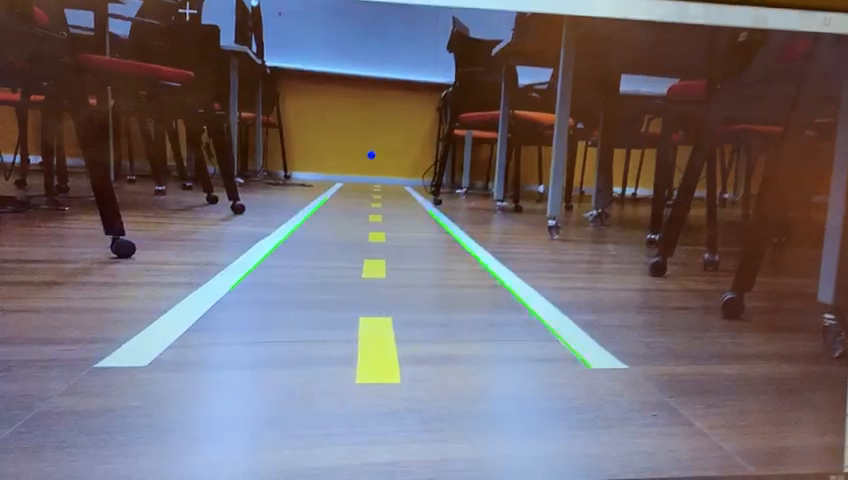
#> input picture frame 32 of VideoItem1.mp4, 848 x 480 px, given in place of video1.mp4, which was not available
$ python MEU_CODIGO.py
#> lines starting #> are read from the running program, lines starting #| are printed output that depends on the picture; after the words box and inside, x2 and y2 are one past the last pixel; in counts of white or black regions, pixels touching at a corner belong together; pictures that were not available may be replaced by others from this repository, and a replacement may not be noted
# -*- coding: utf-8 -*-
"""
Created on Mon Mar  2 14:27:31 2020

@author: Fernando
"""

#Alunos: Fernando Fincatti, Ellen Shen e Gabriela Boriero
#Retas e ponto de fuga

import cv2
import numpy as np
import math
import itertools


def eq_reta(x1,x2,y1,y2):
    m= (y2-y1)/(x2-x1)
    h = y1 - m * x1
    y = m * x2 - m* x1 + y1
    return [m,h,y]

def intersec(m1, m2, h1, h2):
    Xi= (h2-h1)/(m1-m2)
    Yi = m1*Xi +h1
    return [Xi, Yi]

def def_angulo(x1,x2,y1,y2):
    termoy = abs(y1-y2)
    termox = abs(x1-x2)
    angulo = math.atan2(termoy,termox)
    angulo = math.degrees(angulo)
    return angulo

def fixa_y(lista_de_retas,y_travado):
    for reta in lista_de_retas:
        m = eq_reta(reta[0],reta[2],reta[1],reta[3])[0]
        x = y_travado - reta[1]+m*reta[0]
        reta.append(x)
    return lista_de_retas


cap = cv2.VideoCapture("video1.mp4")
cap.set(cv2.CAP_PROP_FRAME_WIDTH, 640)
cap.set(cv2.CAP_PROP_FRAME_HEIGHT, 480)

while(True):
    # Capture frame-by-frame
    ret, frame = cap.read()
#> frame is the input picture: shape (480, 848, 3); mean B, G, R 111.8, 105.8, 112.9

    if ret == False:
        print("Codigo de retorno FALSO - problema para capturar o frame")

    #hsv = cv2.cvtColor(frame, cv2.COLOR_BGR2HSV)

    cor_menor = np.array([200, 200, 200])
    cor_maior = np.array([255, 255, 255])
    mascara = cv2.inRange(frame, cor_menor, cor_maior)
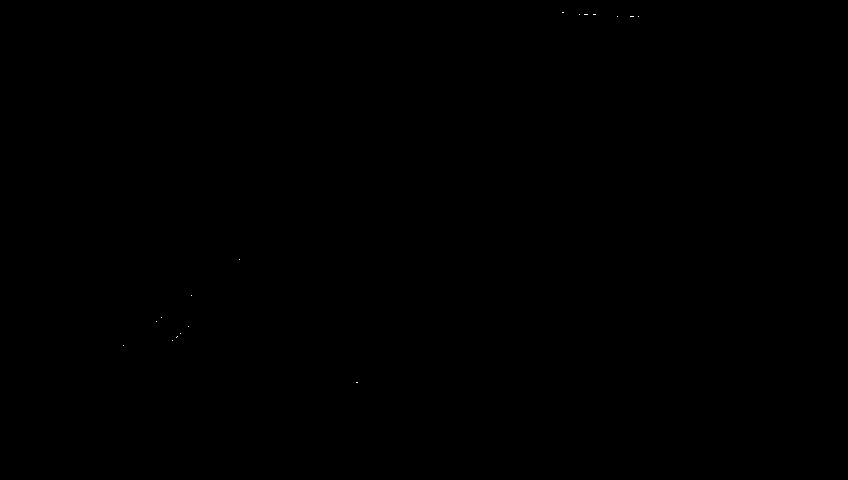
#> mascara: shape (480, 848); 0.01% white in thin lines or dots, all inside (x1, y1, x2, y2) = (123, 12, 639, 383)

    img_1 = cv2.bitwise_or(frame, frame, mask=mascara)
    img_cinza = cv2.cvtColor(img_1, cv2.COLOR_BGR2GRAY)

    #img_cinza = cv2.cvtColor(img,cv2.COLOR_BGR2GRAY)

    edges = cv2.Canny(img_cinza,50,100)
#> edges: shape (480, 848); 0.03% white in thin lines or dots, all inside (x1, y1, x2, y2) = (122, 11, 640, 384)

    comprimento_minimo = 110
    comprimento_maximo = 120


    ang_vertical = def_angulo(0,0,10,20)
    lines=[]
    lines = cv2.HoughLinesP(image=edges,rho=1,theta=np.pi/180,threshold=50,
                            minLineLength=comprimento_minimo, maxLineGap=comprimento_maximo)
#> lines = None

    angulos = []
    if lines is not None:
        for l in lines:
            for x1, y1, x2, y2 in list(l):
                angulo = def_angulo(x1, x2, y1, y2)
                angulos.append(angulo)

    # Capturar somente as retas verticais do frame
    retas_verticais = []
    for i in range(len(angulos)-1):
        if abs(angulos[i]-ang_vertical) < 50:
            l = lines[i]
            l0 =np.array(l[0]).tolist()
            x11 = l0[0]
            y11 = l0[1]
            x22 = l0[2]
            y22 = l0[3]
            reta_vertical = [x11,y11,x22,y22]
            retas_verticais.append(reta_vertical)
#> after the loop, retas_verticais = []

    #Fixar um X para calcular a distância
    retas_verticais = fixa_y(retas_verticais,150)
    distancia = []
    centro_x = int(frame.shape[0])/2
#> centro_x = 240
    maior_diferenca = 0

    #Lista de retas que serão desenhdas no frame
    finais = []
    reta_top1 = None
    #Encontrando as duas retas para serem desenhadas no frame
    if retas_verticais is not None:
        for reta1,reta2 in itertools.combinations(retas_verticais, 2):
            if abs(reta1[4]-reta2[4]) > 500 and abs(reta1[4]-reta2[4]) > maior_diferenca:
                maior_diferenca = abs(reta1[4]-reta2[4])
                reta_top1 = reta1
                reta_top2 = reta2
#> this loop made 0 passes
#> after the loop, maior_diferenca = 0
        if reta_top1 is not None:
            for reta in retas_verticais:
                if reta == reta_top1 or reta == reta_top2:
                    finais.append(reta)
                    cv2.line(frame, (int(reta[0]), reta[1]), (reta[2], reta[3]), (0, 255, 0), 3)

    #Calculando ponto de fuga
    if len(finais) > 1:
        reta_final1 = finais[0]
        reta_final2 = finais[1]

        x1_1 = reta_final1[0]
        x2_1 = reta_final1[2]
        y1_1 = reta_final1[1]
        y2_1 = reta_final1[3]

        x1_2 = reta_final2[0]
        x2_2 = reta_final2[2]
        y1_2 = reta_final2[1]
        y2_2 = reta_final2[3]

        eq_reta1 = eq_reta(x1_1,x2_1,y1_1,y2_1)
        eq_reta2 = eq_reta(x1_2,x2_2,y1_2,y2_2)

        h1 = eq_reta1[1]
        h2 = eq_reta2[1]

        m1 = eq_reta1[0]
        m2 = eq_reta2[0]

        ponto_fuga = intersec(m1,m2,h1,h2)

        # Window name in which image is displayed
        window_name = 'Image'

        # Center coordinates
        center_coordinates =(int(ponto_fuga[0]), int(ponto_fuga[1]))

        # Radius of circle
        raio = 3

        # Blue color in BGR
        color = (255, 0, 0)

        # Line thickness of 2 px
        thickness = 4


        cv2.circle(frame, center_coordinates, raio, color, thickness)
        print("ponto_fuga: ",ponto_fuga)

        cv2.imshow('color', frame)

    if cv2.waitKey(1) & 0xFF == ord('q'):
#> (key q is pressed here)
        break

# When everything done, release the capture
cap.release()
cv2.destroyAllWindows()

$ run again, starting later in the video
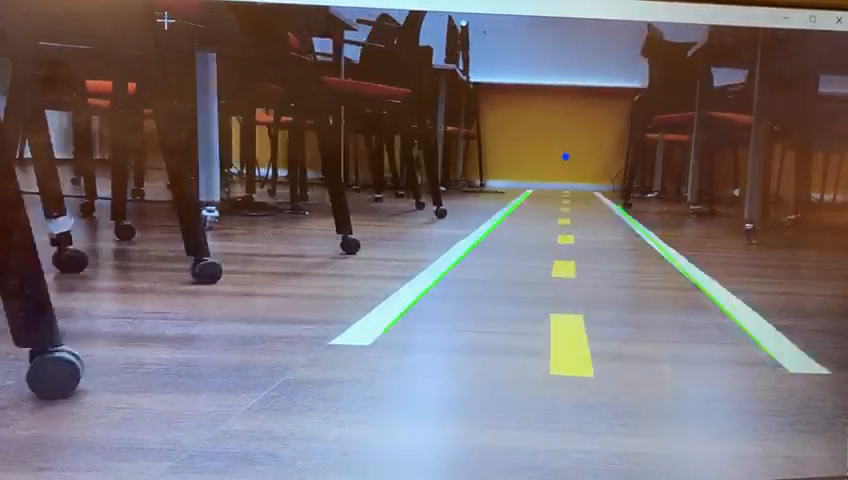
#> input picture frame 146 of VideoItem1.mp4, 848 x 480 px, given in place of video1.mp4, which was not available
#> frame is the input picture: shape (480, 848, 3); mean B, G, R 115.3, 111.5, 119.6
#> `mascara = cv2.inRange(frame, cor_menor, cor_maior)`:
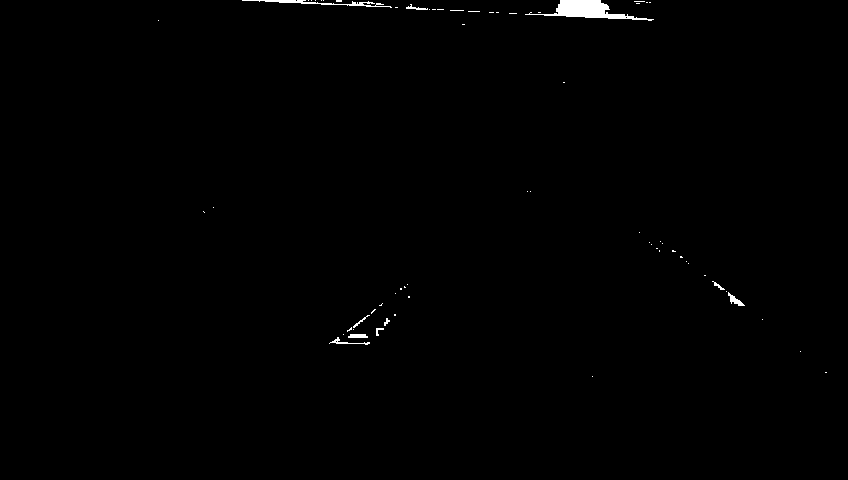
#> mascara: shape (480, 848); 0.48% white; 65 white regions (55 under 20 px), largest, box (x1, y1, x2, y2) and area: (525, 0, 654, 21) 1042, (242, 0, 392, 8) 316, (728, 292, 745, 306) 88
#> `edges = cv2.Canny(img_cinza,50,100)`:
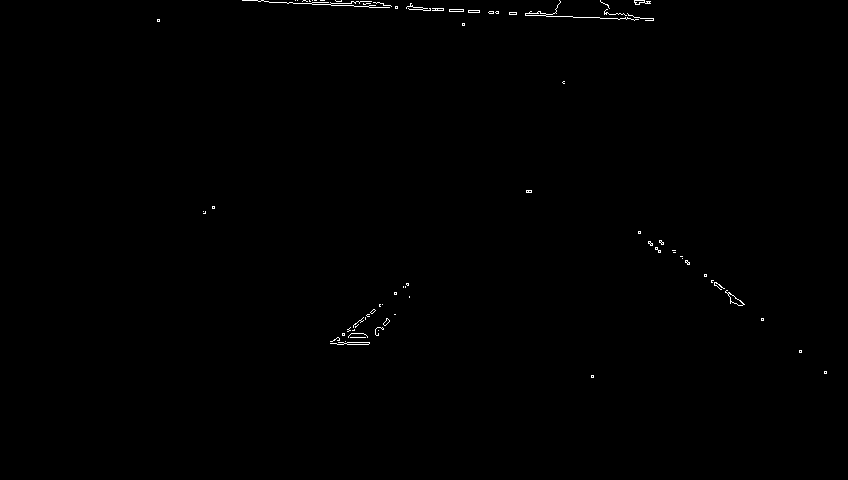
#> edges: shape (480, 848); 0.31% white in thin lines or dots, all inside (x1, y1, x2, y2) = (157, 0, 827, 378)
#> lines = [[242, 0, 634, 20], [295, 0, 653, 19], [257, 0, 653, 20]]
#> the loop `for l in lines:` made 3 passes
#> l on passes 1 to 3: [[242, 0, 634, 20]], [[295, 0, 653, 19]], [[257, 0, 653, 20]]
#> after the loop `for l in lines:`: angulos = [2.92, 3.04, 2.89]
#> retas_verticais = []
#> the loop `for i in range(len(angulos)-1):` made 2 passes
#> after the loop `for reta1,reta2 in itertools.combinations(retas_verticais, 2):`: maior_diferenca = 0

$ run again, starting later in the video
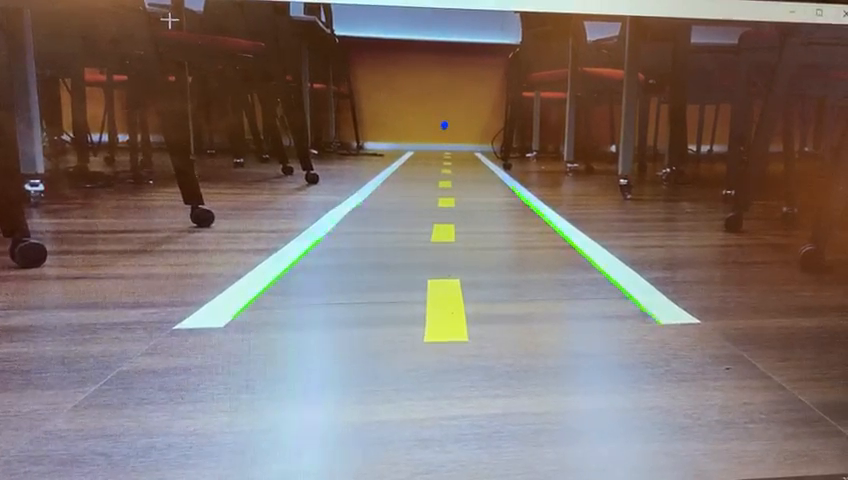
#> input picture frame 260 of VideoItem1.mp4, 848 x 480 px, given in place of video1.mp4, which was not available
#> frame is the input picture: shape (480, 848, 3); mean B, G, R 110.6, 115.3, 127.9
#> `mascara = cv2.inRange(frame, cor_menor, cor_maior)`:
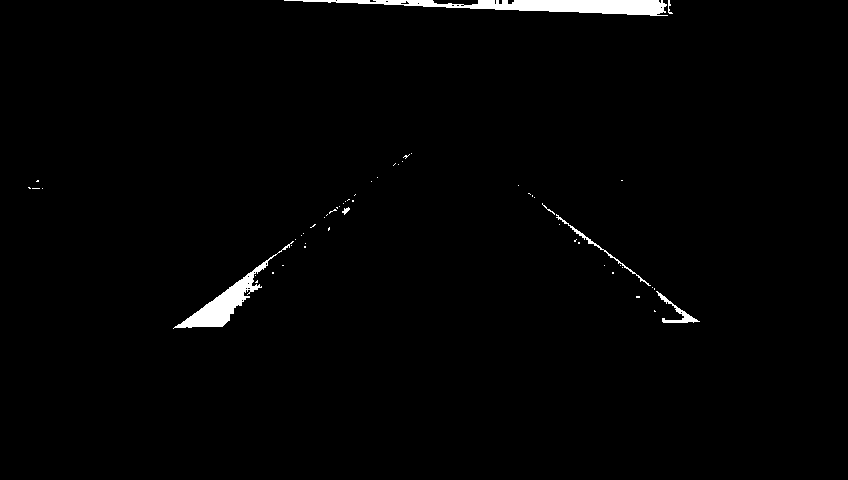
#> mascara: shape (480, 848); 1.3% white; 56 white regions (49 under 20 px), largest, box (x1, y1, x2, y2) and area: (284, 0, 668, 16) 2949, (173, 241, 294, 329) 1772, (656, 291, 700, 323) 283
#> `edges = cv2.Canny(img_cinza,50,100)`:
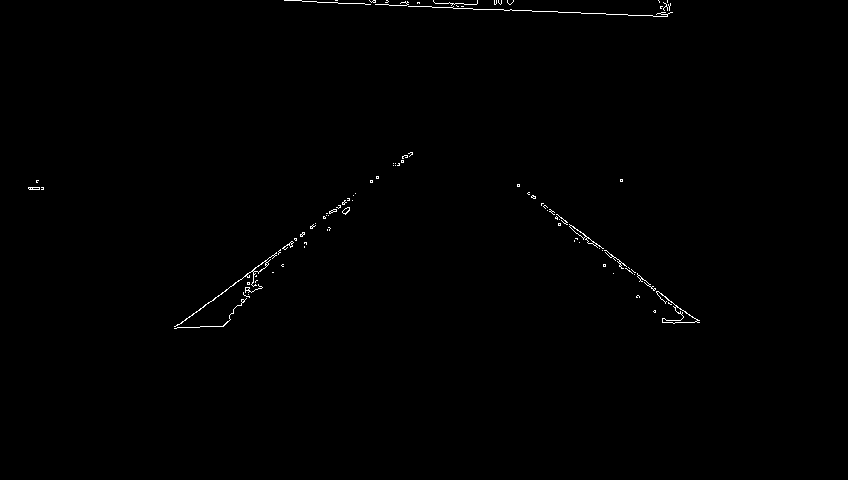
#> edges: shape (480, 848); 0.41% white in thin lines or dots, all inside (x1, y1, x2, y2) = (28, 0, 700, 329)
#> lines = [[432, 7, 667, 16], [177, 325, 412, 154], [317, 2, 667, 14], [517, 184, 699, 322], [174, 326, 412, 153], [541, 205, 695, 321], [284, 0, 510, 4], [517, 186, 698, 322]]
#> the loop `for l in lines:` made 8 passes
#> l on passes 1 to 8: [[432, 7, 667, 16]], [[177, 325, 412, 154]], [[317, 2, 667, 14]], [[517, 184, 699, 322]], [[174, 326, 412, 153]], [[541, 205, 695, 321]], [[284, 0, 510, 4]], [[517, 186, 698, 322]]
#> after the loop `for l in lines:`: angulos = [2.19, 36.04, 1.96, 37.17, 36.01, 36.99, 1.01, 36.92]
#> retas_verticais = []
#> the loop `for i in range(len(angulos)-1):` made 7 passes
#> after the loop `for reta1,reta2 in itertools.combinations(retas_verticais, 2):`: maior_diferenca = 0
